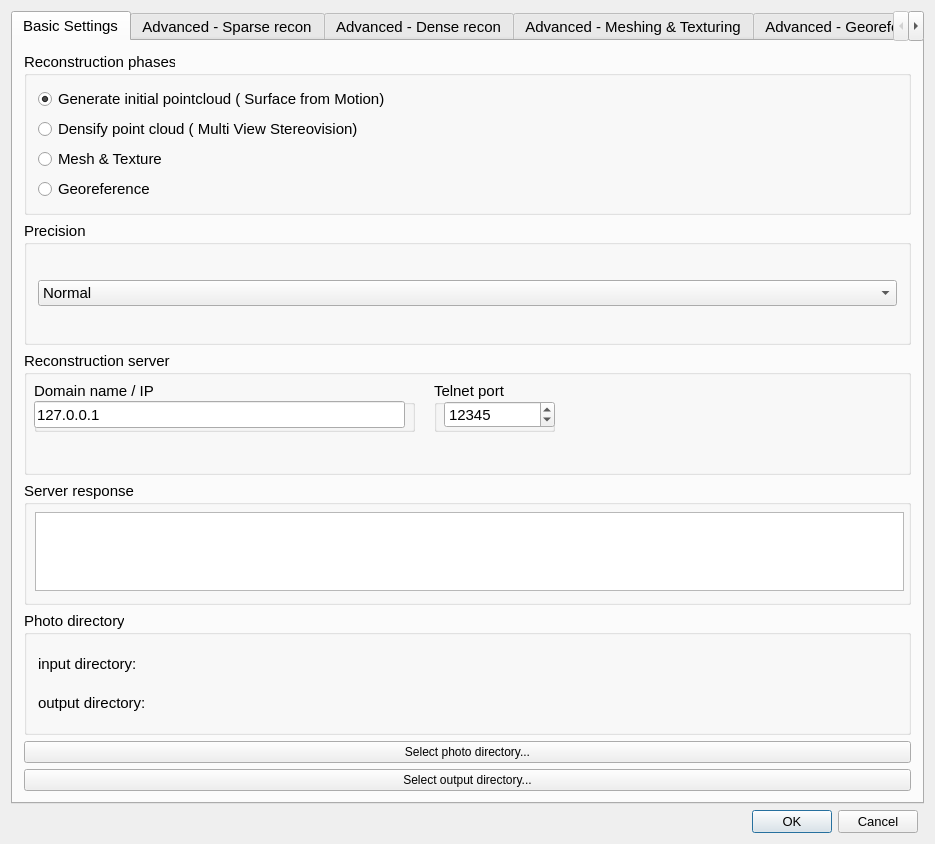
<?xml version="1.0" encoding="UTF-8"?>
<ui version="4.0">
 <class>qPhotogrammetryDlg</class>
 <widget class="QDialog" name="qPhotogrammetryDlg">
  <property name="geometry">
   <rect>
    <x>0</x>
    <y>0</y>
    <width>935</width>
    <height>844</height>
   </rect>
  </property>
  <property name="font">
   <font>
    <pointsize>10</pointsize>
   </font>
  </property>
  <property name="windowTitle">
   <string>qPhotogrammetryDlg</string>
  </property>
  <layout class="QGridLayout" name="gridLayout_2">
   <item row="1" column="1">
    <widget class="QDialogButtonBox" name="buttonBox">
     <property name="standardButtons">
      <set>QDialogButtonBox::Cancel|QDialogButtonBox::Ok</set>
     </property>
    </widget>
   </item>
   <item row="0" column="0" colspan="3">
    <widget class="QTabWidget" name="tabWidget">
     <property name="font">
      <font>
       <pointsize>11</pointsize>
      </font>
     </property>
     <property name="currentIndex">
      <number>0</number>
     </property>
     <widget class="QWidget" name="tab">
      <attribute name="title">
       <string>Basic Settings</string>
      </attribute>
      <layout class="QVBoxLayout" name="verticalLayout_2">
       <item>
        <widget class="QGroupBox" name="groupBox_11">
         <property name="title">
          <string>Reconstruction phases</string>
         </property>
         <layout class="QVBoxLayout" name="verticalLayout_3">
          <item>
           <widget class="QRadioButton" name="radioButton">
            <property name="enabled">
             <bool>true</bool>
            </property>
            <property name="text">
             <string>Generate initial pointcloud ( Surface from Motion)</string>
            </property>
            <property name="checkable">
             <bool>true</bool>
            </property>
            <property name="checked">
             <bool>true</bool>
            </property>
           </widget>
          </item>
          <item>
           <widget class="QRadioButton" name="radioButton_2">
            <property name="text">
             <string>Densify point cloud ( Multi View Stereovision)</string>
            </property>
            <property name="checkable">
             <bool>true</bool>
            </property>
           </widget>
          </item>
          <item>
           <widget class="QRadioButton" name="radioButton_3">
            <property name="text">
             <string>Mesh &amp;&amp; Texture </string>
            </property>
            <property name="checkable">
             <bool>true</bool>
            </property>
           </widget>
          </item>
          <item>
           <widget class="QRadioButton" name="radioButton_4">
            <property name="text">
             <string>Georeference</string>
            </property>
           </widget>
          </item>
         </layout>
        </widget>
       </item>
       <item>
        <widget class="QGroupBox" name="groupBox_12">
         <property name="title">
          <string>Precision</string>
         </property>
         <layout class="QVBoxLayout" name="verticalLayout_4">
          <item>
           <widget class="QComboBox" name="comboBox">
            <property name="currentIndex">
             <number>0</number>
            </property>
            <item>
             <property name="text">
              <string>Normal</string>
             </property>
            </item>
            <item>
             <property name="text">
              <string>High</string>
             </property>
            </item>
            <item>
             <property name="text">
              <string>Ultra</string>
             </property>
            </item>
            <item>
             <property name="text">
              <string>Custom</string>
             </property>
            </item>
           </widget>
          </item>
         </layout>
        </widget>
       </item>
       <item>
        <widget class="QGroupBox" name="groupBox_41">
         <property name="title">
          <string>Reconstruction server</string>
         </property>
         <widget class="QGroupBox" name="groupBox_42">
          <property name="geometry">
           <rect>
            <x>10</x>
            <y>30</y>
            <width>381</width>
            <height>51</height>
           </rect>
          </property>
          <property name="title">
           <string>Domain name / IP</string>
          </property>
          <widget class="QLineEdit" name="lineEdit">
           <property name="geometry">
            <rect>
             <x>0</x>
             <y>20</y>
             <width>371</width>
             <height>27</height>
            </rect>
           </property>
           <property name="text">
            <string>127.0.0.1</string>
           </property>
          </widget>
         </widget>
         <widget class="QGroupBox" name="groupBox_43">
          <property name="geometry">
           <rect>
            <x>410</x>
            <y>30</y>
            <width>121</width>
            <height>51</height>
           </rect>
          </property>
          <property name="title">
           <string>Telnet port</string>
          </property>
          <widget class="QSpinBox" name="spinBox_4">
           <property name="geometry">
            <rect>
             <x>10</x>
             <y>20</y>
             <width>111</width>
             <height>27</height>
            </rect>
           </property>
           <property name="maximum">
            <number>999999</number>
           </property>
           <property name="value">
            <number>12345</number>
           </property>
          </widget>
         </widget>
        </widget>
       </item>
       <item>
        <widget class="QGroupBox" name="groupBox_45">
         <property name="title">
          <string>Server response</string>
         </property>
         <widget class="QWidget" name="verticalLayoutWidget">
          <property name="geometry">
           <rect>
            <x>0</x>
            <y>20</y>
            <width>891</width>
            <height>101</height>
           </rect>
          </property>
          <layout class="QVBoxLayout" name="verticalLayout_6">
           <property name="spacing">
            <number>0</number>
           </property>
           <property name="sizeConstraint">
            <enum>QLayout::SetMinimumSize</enum>
           </property>
           <item>
            <widget class="QPlainTextEdit" name="plainTextEdit">
             <property name="enabled">
              <bool>true</bool>
             </property>
             <property name="maximumSize">
              <size>
               <width>16777215</width>
               <height>1000</height>
              </size>
             </property>
             <property name="readOnly">
              <bool>true</bool>
             </property>
            </widget>
           </item>
          </layout>
         </widget>
        </widget>
       </item>
       <item>
        <widget class="QGroupBox" name="groupBox_13">
         <property name="title">
          <string>Photo directory</string>
         </property>
         <layout class="QVBoxLayout" name="verticalLayout_5">
          <item>
           <widget class="QLabel" name="label_11">
            <property name="maximumSize">
             <size>
              <width>16777215</width>
              <height>30</height>
             </size>
            </property>
            <property name="text">
             <string>input directory:</string>
            </property>
           </widget>
          </item>
          <item>
           <widget class="QLabel" name="label_13">
            <property name="maximumSize">
             <size>
              <width>16777215</width>
              <height>30</height>
             </size>
            </property>
            <property name="text">
             <string>output directory: </string>
            </property>
           </widget>
          </item>
         </layout>
        </widget>
       </item>
       <item>
        <widget class="QPushButton" name="pushButton">
         <property name="font">
          <font>
           <pointsize>9</pointsize>
          </font>
         </property>
         <property name="text">
          <string>Select photo directory...</string>
         </property>
        </widget>
       </item>
       <item>
        <widget class="QPushButton" name="pushButton_2">
         <property name="font">
          <font>
           <pointsize>9</pointsize>
          </font>
         </property>
         <property name="text">
          <string>Select output directory...</string>
         </property>
        </widget>
       </item>
      </layout>
     </widget>
     <widget class="QWidget" name="tab_3">
      <attribute name="title">
       <string>Advanced - Sparse recon</string>
      </attribute>
      <widget class="QGroupBox" name="groupBox_2">
       <property name="geometry">
        <rect>
         <x>10</x>
         <y>190</y>
         <width>381</width>
         <height>211</height>
        </rect>
       </property>
       <property name="title">
        <string>Compute features</string>
       </property>
       <widget class="QGroupBox" name="groupBox_14">
        <property name="geometry">
         <rect>
          <x>20</x>
          <y>20</y>
          <width>211</width>
          <height>51</height>
         </rect>
        </property>
        <property name="title">
         <string>Describer method</string>
        </property>
        <widget class="QComboBox" name="comboBox_2">
         <property name="geometry">
          <rect>
           <x>0</x>
           <y>20</y>
           <width>211</width>
           <height>27</height>
          </rect>
         </property>
         <item>
          <property name="text">
           <string>SIFT</string>
          </property>
         </item>
         <item>
          <property name="text">
           <string>AKAZE_FLOAT</string>
          </property>
         </item>
         <item>
          <property name="text">
           <string>AKAZE_MLDB</string>
          </property>
         </item>
        </widget>
       </widget>
       <widget class="QGroupBox" name="groupBox_15">
        <property name="geometry">
         <rect>
          <x>20</x>
          <y>70</y>
          <width>221</width>
          <height>51</height>
         </rect>
        </property>
        <property name="title">
         <string>Describer precision</string>
        </property>
        <widget class="QComboBox" name="comboBox_3">
         <property name="geometry">
          <rect>
           <x>0</x>
           <y>20</y>
           <width>211</width>
           <height>27</height>
          </rect>
         </property>
         <item>
          <property name="text">
           <string>NORMAL</string>
          </property>
         </item>
         <item>
          <property name="text">
           <string>HIGH</string>
          </property>
         </item>
         <item>
          <property name="text">
           <string>ULTRA</string>
          </property>
         </item>
        </widget>
       </widget>
       <widget class="QGroupBox" name="groupBox_16">
        <property name="geometry">
         <rect>
          <x>19</x>
          <y>140</y>
          <width>111</width>
          <height>51</height>
         </rect>
        </property>
        <property name="title">
         <string>Thread number</string>
        </property>
        <widget class="QSpinBox" name="spinBox">
         <property name="geometry">
          <rect>
           <x>0</x>
           <y>20</y>
           <width>61</width>
           <height>27</height>
          </rect>
         </property>
         <property name="minimum">
          <number>-1</number>
         </property>
         <property name="value">
          <number>-1</number>
         </property>
        </widget>
       </widget>
       <widget class="QCheckBox" name="checkBox">
        <property name="geometry">
         <rect>
          <x>20</x>
          <y>120</y>
          <width>141</width>
          <height>22</height>
         </rect>
        </property>
        <property name="text">
         <string>Upright features</string>
        </property>
        <property name="checked">
         <bool>true</bool>
        </property>
       </widget>
       <widget class="QCheckBox" name="checkBox_2">
        <property name="geometry">
         <rect>
          <x>20</x>
          <y>190</y>
          <width>211</width>
          <height>22</height>
         </rect>
        </property>
        <property name="text">
         <string>Overwrite previous results</string>
        </property>
        <property name="checked">
         <bool>true</bool>
        </property>
       </widget>
      </widget>
      <widget class="QGroupBox" name="groupBox_3">
       <property name="geometry">
        <rect>
         <x>0</x>
         <y>440</y>
         <width>391</width>
         <height>311</height>
        </rect>
       </property>
       <property name="title">
        <string>Compute matches</string>
       </property>
       <widget class="QGroupBox" name="groupBox_17">
        <property name="geometry">
         <rect>
          <x>10</x>
          <y>30</y>
          <width>181</width>
          <height>51</height>
         </rect>
        </property>
        <property name="title">
         <string>Distance ratio threshold</string>
        </property>
        <widget class="QDoubleSpinBox" name="doubleSpinBox">
         <property name="geometry">
          <rect>
           <x>0</x>
           <y>20</y>
           <width>69</width>
           <height>27</height>
          </rect>
         </property>
         <property name="singleStep">
          <double>0.100000000000000</double>
         </property>
         <property name="value">
          <double>0.800000000000000</double>
         </property>
        </widget>
       </widget>
       <widget class="QGroupBox" name="groupBox_18">
        <property name="geometry">
         <rect>
          <x>10</x>
          <y>90</y>
          <width>191</width>
          <height>51</height>
         </rect>
        </property>
        <property name="title">
         <string>Geometric model</string>
        </property>
        <widget class="QComboBox" name="comboBox_4">
         <property name="geometry">
          <rect>
           <x>0</x>
           <y>20</y>
           <width>181</width>
           <height>27</height>
          </rect>
         </property>
         <item>
          <property name="text">
           <string>Fundamental matrix</string>
          </property>
         </item>
         <item>
          <property name="text">
           <string>Essential matrix</string>
          </property>
         </item>
         <item>
          <property name="text">
           <string>Homography matrix</string>
          </property>
         </item>
        </widget>
       </widget>
       <widget class="QGroupBox" name="groupBox_19">
        <property name="geometry">
         <rect>
          <x>10</x>
          <y>160</y>
          <width>171</width>
          <height>91</height>
         </rect>
        </property>
        <property name="title">
         <string>Video mode matching</string>
        </property>
        <widget class="QCheckBox" name="checkBox_3">
         <property name="geometry">
          <rect>
           <x>10</x>
           <y>20</y>
           <width>97</width>
           <height>22</height>
          </rect>
         </property>
         <property name="text">
          <string>Enabled</string>
         </property>
        </widget>
        <widget class="QGroupBox" name="groupBox_20">
         <property name="geometry">
          <rect>
           <x>10</x>
           <y>40</y>
           <width>81</width>
           <height>51</height>
          </rect>
         </property>
         <property name="title">
          <string>Overlap</string>
         </property>
         <widget class="QSpinBox" name="spinBox_2">
          <property name="geometry">
           <rect>
            <x>7</x>
            <y>20</y>
            <width>61</width>
            <height>27</height>
           </rect>
          </property>
          <property name="value">
           <number>3</number>
          </property>
         </widget>
        </widget>
       </widget>
       <widget class="QGroupBox" name="groupBox_21">
        <property name="geometry">
         <rect>
          <x>10</x>
          <y>250</y>
          <width>201</width>
          <height>61</height>
         </rect>
        </property>
        <property name="title">
         <string>Nearest matching method</string>
        </property>
        <widget class="QComboBox" name="comboBox_5">
         <property name="geometry">
          <rect>
           <x>10</x>
           <y>30</y>
           <width>171</width>
           <height>27</height>
          </rect>
         </property>
         <item>
          <property name="text">
           <string>AUTO</string>
          </property>
         </item>
         <item>
          <property name="text">
           <string>BRUTFORCEL2</string>
          </property>
         </item>
         <item>
          <property name="text">
           <string>ANNL2</string>
          </property>
         </item>
         <item>
          <property name="text">
           <string>CASCADEHASHINGL2</string>
          </property>
         </item>
         <item>
          <property name="text">
           <string>FASTCASCADEHASHINGL2</string>
          </property>
         </item>
         <item>
          <property name="text">
           <string>BRUTEFORCEHAMMING</string>
          </property>
         </item>
        </widget>
       </widget>
      </widget>
      <widget class="QGroupBox" name="groupBox_4">
       <property name="geometry">
        <rect>
         <x>400</x>
         <y>10</y>
         <width>401</width>
         <height>171</height>
        </rect>
       </property>
       <property name="title">
        <string>Global structure from motion</string>
       </property>
       <widget class="QGroupBox" name="groupBox_22">
        <property name="geometry">
         <rect>
          <x>10</x>
          <y>20</y>
          <width>181</width>
          <height>61</height>
         </rect>
        </property>
        <property name="title">
         <string>Rotation Averaging</string>
        </property>
        <widget class="QComboBox" name="comboBox_6">
         <property name="geometry">
          <rect>
           <x>0</x>
           <y>20</y>
           <width>151</width>
           <height>27</height>
          </rect>
         </property>
         <item>
          <property name="text">
           <string>2 : L2 minimization</string>
          </property>
         </item>
         <item>
          <property name="text">
           <string>1 : L1 minimization</string>
          </property>
         </item>
        </widget>
       </widget>
       <widget class="QGroupBox" name="groupBox_23">
        <property name="geometry">
         <rect>
          <x>10</x>
          <y>70</y>
          <width>191</width>
          <height>51</height>
         </rect>
        </property>
        <property name="title">
         <string>Translation Averaging</string>
        </property>
        <widget class="QComboBox" name="comboBox_7">
         <property name="geometry">
          <rect>
           <x>0</x>
           <y>20</y>
           <width>181</width>
           <height>27</height>
          </rect>
         </property>
         <item>
          <property name="text">
           <string>3 : SoftL1 minimization</string>
          </property>
         </item>
         <item>
          <property name="text">
           <string>2 : L2 minimization</string>
          </property>
         </item>
         <item>
          <property name="text">
           <string>1 : L1 minimization</string>
          </property>
         </item>
        </widget>
       </widget>
       <widget class="QGroupBox" name="groupBox_24">
        <property name="geometry">
         <rect>
          <x>10</x>
          <y>120</y>
          <width>261</width>
          <height>61</height>
         </rect>
        </property>
        <property name="title">
         <string>Refine intrinsic</string>
        </property>
        <widget class="QComboBox" name="comboBox_8">
         <property name="geometry">
          <rect>
           <x>0</x>
           <y>20</y>
           <width>251</width>
           <height>27</height>
          </rect>
         </property>
         <item>
          <property name="text">
           <string>ADJUST_ALL</string>
          </property>
         </item>
         <item>
          <property name="text">
           <string>NONE</string>
          </property>
         </item>
         <item>
          <property name="text">
           <string>ADJUST_FOCAL_LENGTH</string>
          </property>
         </item>
         <item>
          <property name="text">
           <string>ADJUST_PRINCIPAL_POINT</string>
          </property>
         </item>
         <item>
          <property name="text">
           <string>ADJUST_DISTORTION</string>
          </property>
         </item>
         <item>
          <property name="text">
           <string>ADJUST_FOCAL_LENGTH|ADJUST_PRINCIPAL_POINT</string>
          </property>
         </item>
         <item>
          <property name="text">
           <string>ADJUST_FOCAL_LENGTH|ADJUST_DISTORTION</string>
          </property>
         </item>
         <item>
          <property name="text">
           <string>ADJUST_PRINCIPAL_POINT|ADJUST_DISTORTION</string>
          </property>
         </item>
        </widget>
       </widget>
      </widget>
      <widget class="QGroupBox" name="groupBox_5">
       <property name="geometry">
        <rect>
         <x>400</x>
         <y>200</y>
         <width>491</width>
         <height>131</height>
        </rect>
       </property>
       <property name="title">
        <string>Optional: Robust structure from known poses</string>
       </property>
       <widget class="QCheckBox" name="checkBox_4">
        <property name="geometry">
         <rect>
          <x>10</x>
          <y>30</y>
          <width>97</width>
          <height>22</height>
         </rect>
        </property>
        <property name="text">
         <string>Enabled</string>
        </property>
       </widget>
       <widget class="QCheckBox" name="checkBox_5">
        <property name="geometry">
         <rect>
          <x>10</x>
          <y>50</y>
          <width>161</width>
          <height>22</height>
         </rect>
        </property>
        <property name="text">
         <string>Bundle adjustment</string>
        </property>
       </widget>
       <widget class="QGroupBox" name="groupBox_25">
        <property name="geometry">
         <rect>
          <x>10</x>
          <y>70</y>
          <width>151</width>
          <height>80</height>
         </rect>
        </property>
        <property name="title">
         <string>Residual threshold</string>
        </property>
        <widget class="QDoubleSpinBox" name="doubleSpinBox_2">
         <property name="geometry">
          <rect>
           <x>0</x>
           <y>20</y>
           <width>69</width>
           <height>27</height>
          </rect>
         </property>
         <property name="value">
          <double>4.000000000000000</double>
         </property>
        </widget>
       </widget>
      </widget>
      <widget class="Line" name="line">
       <property name="geometry">
        <rect>
         <x>380</x>
         <y>0</y>
         <width>20</width>
         <height>761</height>
        </rect>
       </property>
       <property name="orientation">
        <enum>Qt::Vertical</enum>
       </property>
      </widget>
     </widget>
     <widget class="QWidget" name="tab_2">
      <attribute name="title">
       <string>Advanced - Dense recon</string>
      </attribute>
      <widget class="QGroupBox" name="groupBox_6">
       <property name="geometry">
        <rect>
         <x>0</x>
         <y>0</y>
         <width>621</width>
         <height>211</height>
        </rect>
       </property>
       <property name="title">
        <string>Depth map reconstruction</string>
       </property>
       <widget class="QGroupBox" name="groupBox_27">
        <property name="geometry">
         <rect>
          <x>0</x>
          <y>20</y>
          <width>120</width>
          <height>51</height>
         </rect>
        </property>
        <property name="title">
         <string>s : Scale</string>
        </property>
        <widget class="QDoubleSpinBox" name="doubleSpinBox_4">
         <property name="geometry">
          <rect>
           <x>0</x>
           <y>20</y>
           <width>61</width>
           <height>27</height>
          </rect>
         </property>
        </widget>
       </widget>
       <widget class="QGroupBox" name="groupBox_28">
        <property name="geometry">
         <rect>
          <x>0</x>
          <y>60</y>
          <width>181</width>
          <height>51</height>
         </rect>
        </property>
        <property name="title">
         <string>max-pixels : Image size</string>
        </property>
        <widget class="QSpinBox" name="spinBox_3">
         <property name="geometry">
          <rect>
           <x>0</x>
           <y>20</y>
           <width>141</width>
           <height>27</height>
          </rect>
         </property>
         <property name="maximum">
          <number>999999999</number>
         </property>
         <property name="value">
          <number>1500000</number>
         </property>
        </widget>
       </widget>
       <widget class="QGroupBox" name="groupBox_29">
        <property name="geometry">
         <rect>
          <x>0</x>
          <y>110</y>
          <width>120</width>
          <height>51</height>
         </rect>
        </property>
        <property name="title">
         <string>local-neighbors</string>
        </property>
        <widget class="QSpinBox" name="spinBox_5">
         <property name="geometry">
          <rect>
           <x>0</x>
           <y>20</y>
           <width>48</width>
           <height>27</height>
          </rect>
         </property>
         <property name="value">
          <number>4</number>
         </property>
        </widget>
       </widget>
       <widget class="QCheckBox" name="checkBox_6">
        <property name="geometry">
         <rect>
          <x>170</x>
          <y>20</y>
          <width>97</width>
          <height>22</height>
         </rect>
        </property>
        <property name="text">
         <string>Keep dz</string>
        </property>
       </widget>
       <widget class="QCheckBox" name="checkBox_7">
        <property name="geometry">
         <rect>
          <x>170</x>
          <y>40</y>
          <width>97</width>
          <height>22</height>
         </rect>
        </property>
        <property name="text">
         <string>Keep conf</string>
        </property>
       </widget>
       <widget class="QCheckBox" name="checkBox_8">
        <property name="geometry">
         <rect>
          <x>170</x>
          <y>70</y>
          <width>201</width>
          <height>22</height>
         </rect>
        </property>
        <property name="text">
         <string>Overwrite existing results</string>
        </property>
        <property name="checked">
         <bool>true</bool>
        </property>
       </widget>
       <widget class="QGroupBox" name="groupBox_30">
        <property name="geometry">
         <rect>
          <x>170</x>
          <y>90</y>
          <width>120</width>
          <height>61</height>
         </rect>
        </property>
        <property name="title">
         <string>Bounding box</string>
        </property>
       </widget>
       <widget class="QGroupBox" name="groupBox_26">
        <property name="geometry">
         <rect>
          <x>0</x>
          <y>160</y>
          <width>120</width>
          <height>51</height>
         </rect>
        </property>
        <property name="title">
         <string>Filter width</string>
        </property>
        <widget class="QSpinBox" name="spinBox_6">
         <property name="geometry">
          <rect>
           <x>0</x>
           <y>20</y>
           <width>48</width>
           <height>27</height>
          </rect>
         </property>
         <property name="value">
          <number>5</number>
         </property>
        </widget>
       </widget>
      </widget>
      <widget class="QGroupBox" name="groupBox_7">
       <property name="geometry">
        <rect>
         <x>0</x>
         <y>240</y>
         <width>621</width>
         <height>421</height>
        </rect>
       </property>
       <property name="title">
        <string>Scene to Pointset</string>
       </property>
       <widget class="QCheckBox" name="checkBox_9">
        <property name="geometry">
         <rect>
          <x>0</x>
          <y>20</y>
          <width>141</width>
          <height>22</height>
         </rect>
        </property>
        <property name="text">
         <string>Write normals</string>
        </property>
       </widget>
       <widget class="QCheckBox" name="checkBox_10">
        <property name="geometry">
         <rect>
          <x>0</x>
          <y>40</y>
          <width>141</width>
          <height>22</height>
         </rect>
        </property>
        <property name="text">
         <string>Write scale</string>
        </property>
       </widget>
       <widget class="QCheckBox" name="checkBox_11">
        <property name="geometry">
         <rect>
          <x>0</x>
          <y>60</y>
          <width>141</width>
          <height>22</height>
         </rect>
        </property>
        <property name="text">
         <string>Write confidence</string>
        </property>
       </widget>
       <widget class="QCheckBox" name="checkBox_12">
        <property name="geometry">
         <rect>
          <x>0</x>
          <y>80</y>
          <width>291</width>
          <height>22</height>
         </rect>
        </property>
        <property name="text">
         <string>Scale normals according to confidence</string>
        </property>
        <property name="checked">
         <bool>true</bool>
        </property>
       </widget>
       <widget class="QGroupBox" name="groupBox_31">
        <property name="geometry">
         <rect>
          <x>0</x>
          <y>100</y>
          <width>91</width>
          <height>51</height>
         </rect>
        </property>
        <property name="title">
         <string>Scale factor</string>
        </property>
        <widget class="QDoubleSpinBox" name="doubleSpinBox_3">
         <property name="geometry">
          <rect>
           <x>0</x>
           <y>20</y>
           <width>69</width>
           <height>27</height>
          </rect>
         </property>
         <property name="value">
          <double>2.500000000000000</double>
         </property>
        </widget>
       </widget>
      </widget>
     </widget>
     <widget class="QWidget" name="tab_4">
      <attribute name="title">
       <string>Advanced - Meshing &amp;&amp; Texturing</string>
      </attribute>
      <widget class="QGroupBox" name="groupBox_8">
       <property name="geometry">
        <rect>
         <x>10</x>
         <y>0</y>
         <width>431</width>
         <height>181</height>
        </rect>
       </property>
       <property name="title">
        <string>Floating Scale Surface Reconstruction</string>
       </property>
       <widget class="QGroupBox" name="groupBox_32">
        <property name="geometry">
         <rect>
          <x>10</x>
          <y>20</y>
          <width>91</width>
          <height>51</height>
         </rect>
        </property>
        <property name="title">
         <string>Scale factor</string>
        </property>
        <widget class="QDoubleSpinBox" name="doubleSpinBox_6">
         <property name="geometry">
          <rect>
           <x>0</x>
           <y>20</y>
           <width>69</width>
           <height>27</height>
          </rect>
         </property>
         <property name="value">
          <double>1.000000000000000</double>
         </property>
        </widget>
       </widget>
       <widget class="QGroupBox" name="groupBox_33">
        <property name="geometry">
         <rect>
          <x>10</x>
          <y>70</y>
          <width>120</width>
          <height>51</height>
         </rect>
        </property>
        <property name="title">
         <string>Refine octree</string>
        </property>
        <widget class="QSpinBox" name="spinBox_7">
         <property name="geometry">
          <rect>
           <x>0</x>
           <y>20</y>
           <width>48</width>
           <height>27</height>
          </rect>
         </property>
        </widget>
        <widget class="QLabel" name="label_12">
         <property name="geometry">
          <rect>
           <x>60</x>
           <y>21</y>
           <width>41</width>
           <height>31</height>
          </rect>
         </property>
         <property name="text">
          <string>levels</string>
         </property>
        </widget>
       </widget>
       <widget class="QGroupBox" name="groupBox_34">
        <property name="geometry">
         <rect>
          <x>10</x>
          <y>120</y>
          <width>111</width>
          <height>51</height>
         </rect>
        </property>
        <property name="title">
         <string>Interpolation</string>
        </property>
        <widget class="QComboBox" name="comboBox_9">
         <property name="geometry">
          <rect>
           <x>0</x>
           <y>20</y>
           <width>111</width>
           <height>27</height>
          </rect>
         </property>
         <item>
          <property name="text">
           <string>cubic</string>
          </property>
         </item>
         <item>
          <property name="text">
           <string>linear</string>
          </property>
         </item>
         <item>
          <property name="text">
           <string>scaling</string>
          </property>
         </item>
         <item>
          <property name="text">
           <string>lsderiv</string>
          </property>
         </item>
        </widget>
       </widget>
      </widget>
      <widget class="QGroupBox" name="groupBox_9">
       <property name="geometry">
        <rect>
         <x>10</x>
         <y>190</y>
         <width>501</width>
         <height>281</height>
        </rect>
       </property>
       <property name="title">
        <string>Mesh clean</string>
       </property>
       <widget class="QGroupBox" name="groupBox_35">
        <property name="geometry">
         <rect>
          <x>10</x>
          <y>20</y>
          <width>161</width>
          <height>51</height>
         </rect>
        </property>
        <property name="title">
         <string>Confidence Threshold</string>
        </property>
        <widget class="QDoubleSpinBox" name="doubleSpinBox_5">
         <property name="geometry">
          <rect>
           <x>10</x>
           <y>20</y>
           <width>69</width>
           <height>27</height>
          </rect>
         </property>
         <property name="singleStep">
          <double>0.100000000000000</double>
         </property>
         <property name="value">
          <double>1.000000000000000</double>
         </property>
        </widget>
       </widget>
       <widget class="QGroupBox" name="groupBox_36">
        <property name="geometry">
         <rect>
          <x>10</x>
          <y>70</y>
          <width>120</width>
          <height>71</height>
         </rect>
        </property>
        <property name="title">
         <string>Percentile</string>
        </property>
        <widget class="QCheckBox" name="checkBox_13">
         <property name="geometry">
          <rect>
           <x>10</x>
           <y>20</y>
           <width>97</width>
           <height>22</height>
          </rect>
         </property>
         <property name="text">
          <string>Enabled</string>
         </property>
        </widget>
        <widget class="QSpinBox" name="spinBox_8">
         <property name="geometry">
          <rect>
           <x>10</x>
           <y>40</y>
           <width>71</width>
           <height>27</height>
          </rect>
         </property>
         <property name="maximum">
          <number>100</number>
         </property>
         <property name="value">
          <number>10</number>
         </property>
        </widget>
       </widget>
       <widget class="QGroupBox" name="groupBox_37">
        <property name="geometry">
         <rect>
          <x>10</x>
          <y>140</y>
          <width>181</width>
          <height>51</height>
         </rect>
        </property>
        <property name="title">
         <string>Minimal Component Size</string>
        </property>
        <widget class="QSpinBox" name="spinBox_9">
         <property name="geometry">
          <rect>
           <x>10</x>
           <y>20</y>
           <width>111</width>
           <height>27</height>
          </rect>
         </property>
         <property name="maximum">
          <number>999999</number>
         </property>
         <property name="value">
          <number>1000</number>
         </property>
        </widget>
       </widget>
       <widget class="QGroupBox" name="groupBox_38">
        <property name="geometry">
         <rect>
          <x>10</x>
          <y>190</y>
          <width>181</width>
          <height>91</height>
         </rect>
        </property>
        <property name="title">
         <string>Reduce disk space</string>
        </property>
        <layout class="QVBoxLayout" name="verticalLayout">
         <item>
          <widget class="QCheckBox" name="checkBox_14">
           <property name="text">
            <string>Delete scale</string>
           </property>
          </widget>
         </item>
         <item>
          <widget class="QCheckBox" name="checkBox_16">
           <property name="text">
            <string>Delete color</string>
           </property>
          </widget>
         </item>
         <item>
          <widget class="QCheckBox" name="checkBox_15">
           <property name="text">
            <string>Delete confidence</string>
           </property>
          </widget>
         </item>
        </layout>
       </widget>
      </widget>
      <widget class="QGroupBox" name="groupBox_10">
       <property name="geometry">
        <rect>
         <x>540</x>
         <y>0</y>
         <width>581</width>
         <height>471</height>
        </rect>
       </property>
       <property name="title">
        <string>Texturing</string>
       </property>
      </widget>
      <widget class="QGroupBox" name="groupBox_39">
       <property name="geometry">
        <rect>
         <x>10</x>
         <y>480</y>
         <width>241</width>
         <height>161</height>
        </rect>
       </property>
       <property name="title">
        <string>Texturing</string>
       </property>
       <widget class="QGroupBox" name="groupBox_40">
        <property name="geometry">
         <rect>
          <x>10</x>
          <y>20</y>
          <width>151</width>
          <height>51</height>
         </rect>
        </property>
        <property name="title">
         <string>Outlier removal</string>
        </property>
        <widget class="QComboBox" name="comboBox_10">
         <property name="geometry">
          <rect>
           <x>0</x>
           <y>20</y>
           <width>141</width>
           <height>27</height>
          </rect>
         </property>
         <item>
          <property name="text">
           <string>none</string>
          </property>
         </item>
         <item>
          <property name="text">
           <string>gauss_damping</string>
          </property>
         </item>
         <item>
          <property name="text">
           <string>gauss_clamping</string>
          </property>
         </item>
        </widget>
       </widget>
       <widget class="QCheckBox" name="checkBox_17">
        <property name="geometry">
         <rect>
          <x>10</x>
          <y>70</y>
          <width>231</width>
          <height>22</height>
         </rect>
        </property>
        <property name="text">
         <string>Skip geometric visibility test</string>
        </property>
       </widget>
       <widget class="QCheckBox" name="checkBox_18">
        <property name="geometry">
         <rect>
          <x>10</x>
          <y>90</y>
          <width>231</width>
          <height>22</height>
         </rect>
        </property>
        <property name="text">
         <string>Skip global seam leveling</string>
        </property>
       </widget>
       <widget class="QCheckBox" name="checkBox_19">
        <property name="geometry">
         <rect>
          <x>10</x>
          <y>110</y>
          <width>231</width>
          <height>22</height>
         </rect>
        </property>
        <property name="text">
         <string>Skip local seam leveling</string>
        </property>
       </widget>
       <widget class="QCheckBox" name="checkBox_20">
        <property name="geometry">
         <rect>
          <x>10</x>
          <y>130</y>
          <width>211</width>
          <height>22</height>
         </rect>
        </property>
        <property name="text">
         <string>Skip hole filling</string>
        </property>
       </widget>
      </widget>
     </widget>
     <widget class="QWidget" name="tab_5">
      <attribute name="title">
       <string>Advanced - Georeferencing</string>
      </attribute>
     </widget>
    </widget>
   </item>
  </layout>
 </widget>
 <layoutdefault spacing="6" margin="11"/>
 <resources/>
 <connections/>
</ui>
